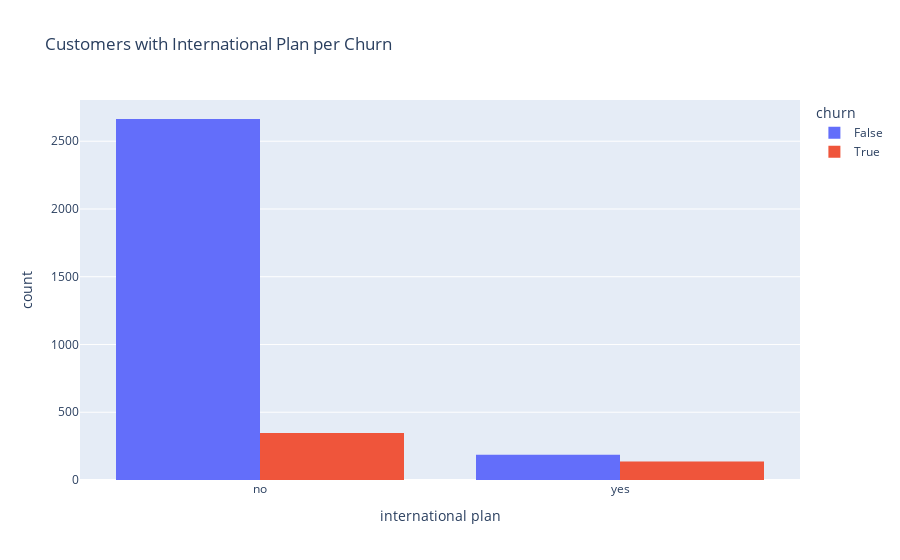

The notebook cell this image was saved under:
### Markdown cell above
we can see that the area code is dosent influence the number of customers in a significant way

### Code cell
# chekig itenatonalplan
fig=px.histogram(df,x='international plan',color='churn',barmode='group',title='Customers with International Plan per Churn')
fig.show()

### Figure 1 — Plotly figure (JSON) as saved in the notebook; plotly's stock layout.template omitted (floating-point values rounded to 4 significant figures; data arrays with more than 128 entries replaced by an {"elided": "..."} marker saying what was removed)
{"data": [{"alignmentgroup": "True", "bingroup": "x", "hovertemplate": "churn=False<br>international plan=%{x}<br>count=%{y}<extra></extra>", "legendgroup": "False", "marker": {"color": "#636efa", "pattern": {"shape": ""}}, "name": "False", "offsetgroup": "False", "orientation": "v", "showlegend": true, "type": "histogram", "x": {"elided": "2850 str values"}, "xaxis": "x", "yaxis": "y"}, {"alignmentgroup": "True", "bingroup": "x", "hovertemplate": "churn=True<br>international plan=%{x}<br>count=%{y}<extra></extra>", "legendgroup": "True", "marker": {"color": "#EF553B", "pattern": {"shape": ""}}, "name": "True", "offsetgroup": "True", "orientation": "v", "showlegend": true, "type": "histogram", "x": {"elided": "483 str values"}, "xaxis": "x", "yaxis": "y"}], "layout": {"barmode": "group", "legend": {"title": {"text": "churn"}, "tracegroupgap": 0}, "title": {"text": "Customers with International Plan per Churn"}, "xaxis": {"anchor": "y", "domain": [0, 1], "title": {"text": "international plan"}}, "yaxis": {"anchor": "x", "domain": [0, 1], "title": {"text": "count"}}}}
